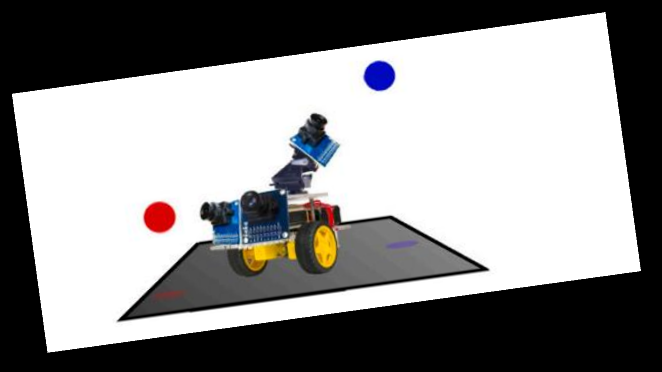
#> input picture Images/Gaussian_Filter_In_Frequency_Domain.png, 662 x 372 px, found by its file name
$ jupyter execute Gaussian_Filter_In_Frequency_Domain.ipynb
#> lines starting #> are read from the running program, lines starting #| are printed output that depends on the picture
[cell 1]
#sarinakasaiyan
import numpy as np
import cv2
import matplotlib.pyplot as plt
from scipy import fftpack

# Read the image
img = cv2.imread('/content/Gaussian_Filter_In_Frequency_Domain.png', 0)
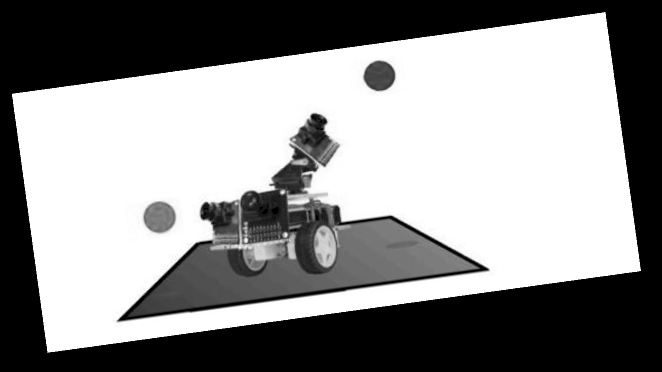
#> img: shape (372, 662); min 0, max 255, mean 142.5

# Fourier transform
fft_image = fftpack.fft2(img)

# Shifted Fourier transform
shifted_fft_image = fftpack.fftshift(fft_image)

# Return to the initial state (inverse shift)
filtered_shifted_fft_image = fftpack.ifftshift(shifted_fft_image)

# Image reconstruction using inverse Fourier transform
reconstructed_image = fftpack.ifft2(filtered_shifted_fft_image)

# Display the original image and the reconstructed image
plt.figure(figsize=(15, 10))

plt.subplot(2, 3, 1)
plt.imshow(img, cmap='gray')
plt.title('Original Picture')
plt.axis('off')

plt.subplot(2, 3, 2)
plt.imshow(np.log(np.abs(fft_image) + 1), cmap='gray')
plt.title('Fourier Transform (Magnitude)')
plt.axis('off')

plt.subplot(2, 3, 3)
plt.imshow(np.log(np.abs(shifted_fft_image) + 1), cmap='gray')
plt.title('Shifted Fourier Transform (Magnitude)')
plt.axis('off')

plt.subplot(2, 3, 4)
plt.imshow(np.log(np.abs(filtered_shifted_fft_image) + 1), cmap='gray')
plt.title('Inverse Shifted Fourier Transform (Magnitude)')
plt.axis('off')

plt.subplot(2, 3, 5)
plt.imshow(np.abs(reconstructed_image), cmap='gray')
plt.title('Restored Picture')
plt.axis('off')

plt.show()
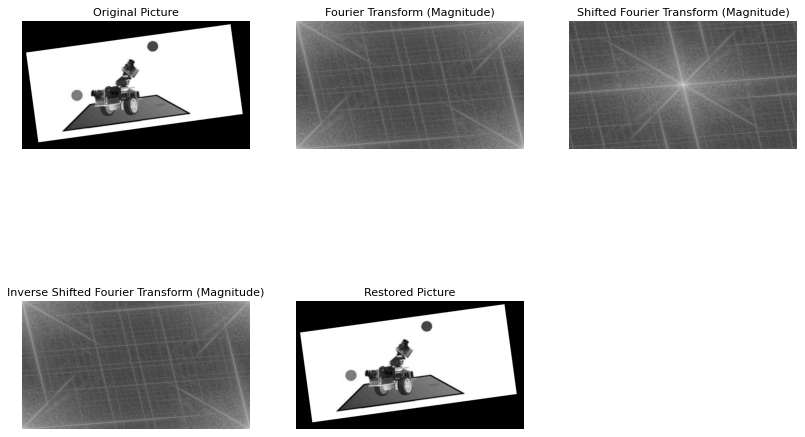
#> figure drawn by matplotlib, 5 panels
